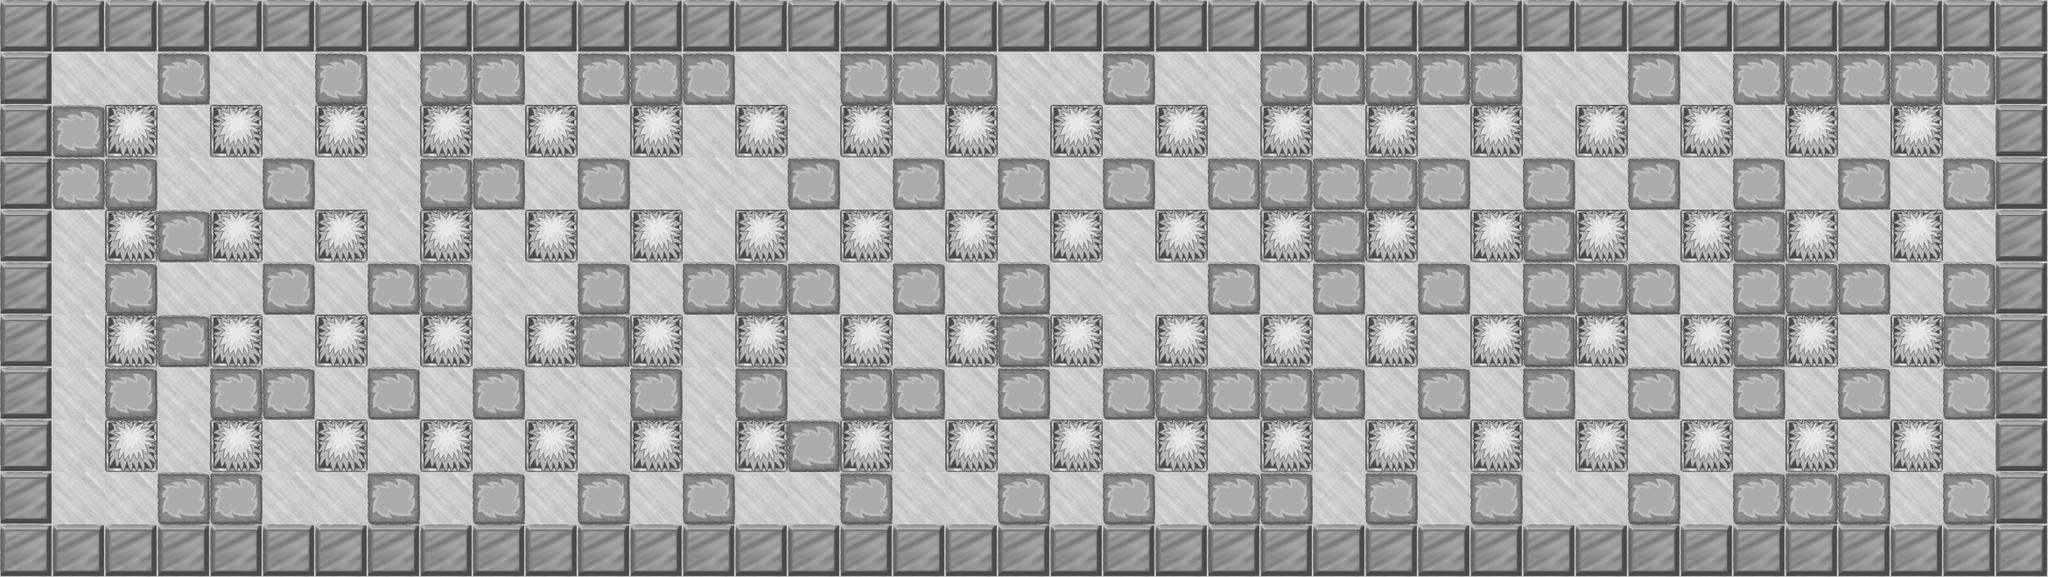

This is a level from a 2D game, rendered from its Tiled map with the project's own tilesets. A one-line summary and the map file follow, with tile-layer data summarised:
An orthogonal 39x11 tile map with 60x60 px tiles, 4 tile layers (BG, NonDestructive, Foreground, Meta), 5 tilesets and 13 objects (8x enemy, 2x wall, 2x fast, player).

<map version="1.0" orientation="orthogonal" width="39" height="11" tilewidth="60" tileheight="60">
 <tileset firstgid="1" name="color" tilewidth="60" tileheight="60">
  <image source="color.png" width="240" height="60" />
  <tile id="1">
   <properties>
    <property name="Blastable" value="False" />
    <property name="Collidable" value="True" />
   </properties>
  </tile>
  <tile id="2">
   <properties>
    <property name="Blastable" value="True" />
    <property name="Collidable" value="True" />
   </properties>
  </tile>
 </tileset>
 <tileset firstgid="5" name="map1" tilewidth="60" tileheight="60">
  <image source="map1.png" width="420" height="420" />
 </tileset>
 <tileset firstgid="54" name="map2" tilewidth="60" tileheight="60">
  <image source="map2.png" width="420" height="420" />
 </tileset>
 <tileset firstgid="103" name="map3" tilewidth="60" tileheight="60">
  <image source="map3.png" width="420" height="420" />
 </tileset>
 <tileset firstgid="152" name="map4" tilewidth="60" tileheight="60">
  <image source="map4.png" width="420" height="420" />
 </tileset>
 <layer name="BG" width="39" height="11">
  <data>[429 cells, 429 non-empty, 1 distinct tile ids]</data>
 </layer>
 <layer name="NonDestructive" width="39" height="11">
  <data>[429 cells, 168 non-empty, 2 distinct tile ids]</data>
 </layer>
 <layer name="Foreground" width="39" height="11">
  <data>[429 cells, 113 non-empty, 1 distinct tile ids]</data>
 </layer>
 <layer name="Meta" width="39" height="11">
  <data>[429 cells, 281 non-empty, 2 distinct tile ids]</data>
 </layer>
 <objectgroup name="Objects" width="39" height="11">
  <object name="StartPoint" type="player" x="89" y="331" />
  <object name="enemy" x="929" y="393" />
  <object name="enemy" x="809" y="208" />
  <object name="enemy" x="329" y="93" />
  <object name="wall" x="1291" y="332" />
  <object name="enemy" x="569" y="330" />
  <object name="enemy" x="2127" y="388" />
  <object name="fast" x="693" y="275" />
  <object name="enemy" x="1774" y="574" />
  <object name="wall" x="1707" y="450" />
  <object name="enemy" x="809" y="270" />
  <object name="enemy" x="334" y="571" />
  <object name="fast" x="1053" y="569" />
 </objectgroup>
</map>